Frame 1 (no input): blank canvas, image omitted
Frame 60 (no input): blank canvas, image omitted
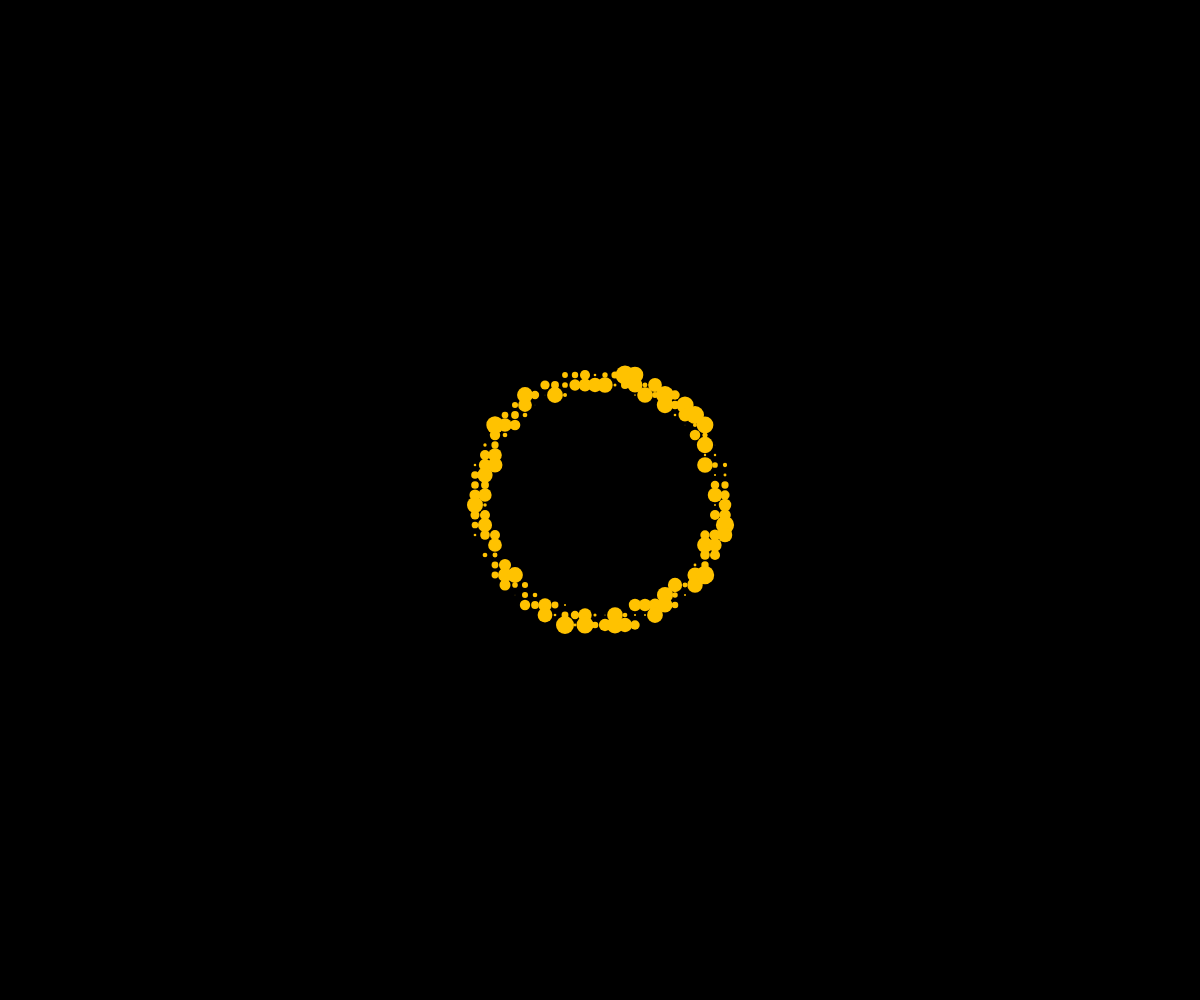
Frame 120 (the mouse pressed at the canvas centre since frame 60)

The p5.js sketch whose frames 1 and 60 were blank and that drew this single picture after the mouse press (run headless with seeded random() and noise() and a simulated clock; from frame 60 on, the mouse is pressed at the canvas centre):

// p5.js sketch
// ── sketch.js
let grids = [];
let us = [];
let choicesrgbs = [0,255];



let grid;


function setup() {
  
  createCanvas(windowWidth, windowHeight);
  colorMode(HSB, 360, 100, 100, 10);
  //background(0);

}

function mousePressed(){
   
   let grid = new Grid(); 
   grids.push(grid);
   
 }

function draw() {
  //blendMode(MULTIPLY);
  background(0);
  //clear();
 
  if(grids.length > 0){
   for(i = 0; i < grids.length; i ++){

    
   grids[i].move();
   grids[i].display();
    
   }
  }
}


class Grid {
  constructor(){
    this.x = 5;
    this.y = 5;
  
    this.rippleStartX = mouseX;
    this.rippleStartY = mouseY;
    
    this.rgbs = random(1,3);
 
      this.r = random(220);
      this.g = random(200);
      this.b = abs(120);
 

      
    this.ripple = 0;
  }
  move(){
    this.ripple = this.ripple + 2;
    
   
  }
  display(){
if(this.ripple < width/2){
    for(this.x = 5; this.x <= windowWidth; this.x = this.x + 10){
      for( this.y = 5;  this.y <= windowHeight;  this.y =  this.y + 10){
        if(dist( this.rippleStartX,this.rippleStartY,this.x, this.y) < this.ripple + 10 && dist(this.rippleStartX,this.rippleStartY,this.x, this.y) > this.ripple - 10){
          
          
          noStroke();
          fill(this.r,this.g,this.b);
        ellipse(this.x, this.y,random((dist( -this.rippleStartX/2,-this.rippleStartY/2,-this.x/2, -this.y/2))*0.3));
  
        }
  
        }
      }
    }
}
   
  
  }
